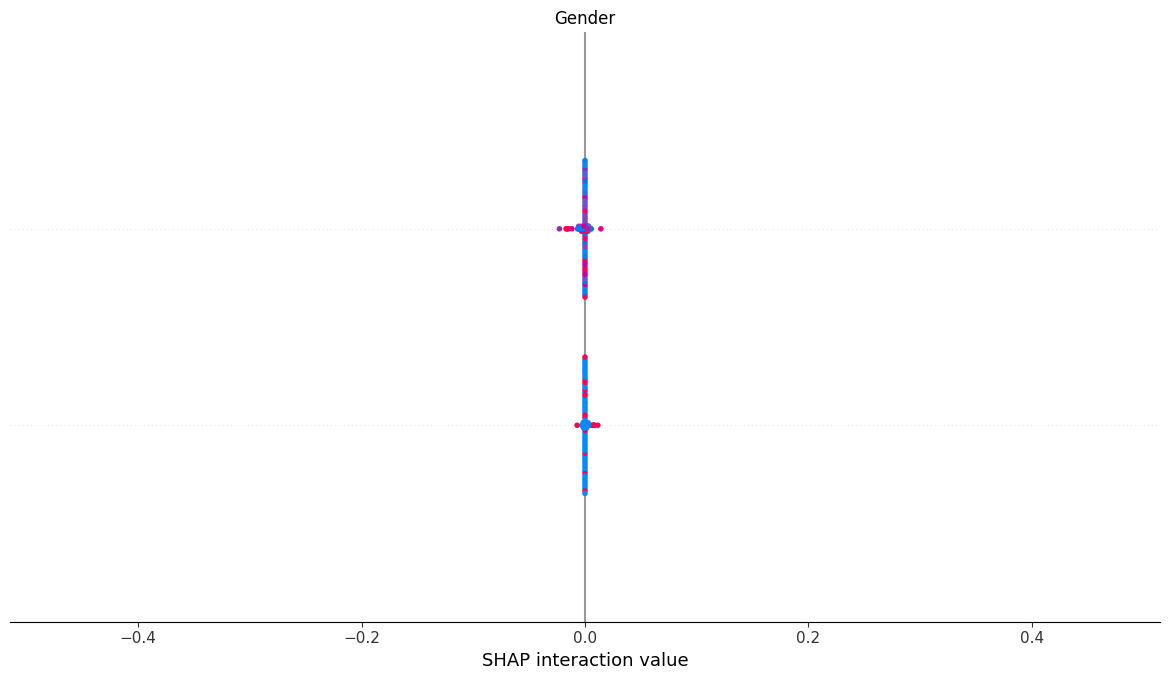
#> input picture results/SHAP Summary Plot for Best Model.png, 1169 x 680 px
$ jupyter execute --allow-errors '5. Classification Pipelines'"'"' Explanability with SHAP.ipynb'   (shell and % lines are left out)
#> lines starting #> are read from the running program, lines starting #| are printed output that depends on the picture
[cell 1]
# ! pip install shap

[cell 2]
import pandas as pd
import shap
import shap.explainers._kernel as kernel
import numpy as np
import matplotlib.pyplot as plt
from sklearn.linear_model import LogisticRegression as LR
from sklearn.pipeline import Pipeline
from sklearn.compose import ColumnTransformer
from sklearn.preprocessing import OrdinalEncoder, MinMaxScaler
from sklearn.impute import SimpleImputer
from sklearn.model_selection import train_test_split as tts

#> (a cell that did not finish here is left out)

[cell 4]
# Plot and save SHAP summary plot for positive class
# Create a figure with custom size
fig, ax = plt.subplots(figsize=(6, 4))  # Change width and height as needed
plt.sca(ax)
#shap.summary_plot(shap_values[1], X_test_df, feature_names=feature_names, show=False) --> original author's loc
#> (the rest of this cell did not finish here and is left out)

[cell 5]
# Create a figure with custom size
fig, ax = plt.subplots(figsize=(3, 1))  # Change width and height as needed
plt.sca(ax)
#> (the rest of this cell did not finish here and is left out)

[cell 6]
from PIL import Image

# Load images
img1 = Image.open("../results/SHAP Summary Plot for Best Model.png")
#> img1 is the input picture: PIL image 1169x680 RGBA; mean R, G, B, A 253.7, 253.7, 253.9, 255
img2 = Image.open("../results/SHAP Heatmap for Best Model.png")
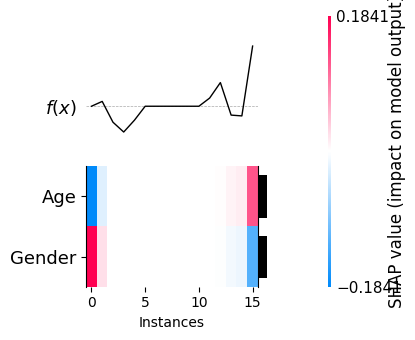
#> input picture results/SHAP Heatmap for Best Model.png, 415 x 340 px
#> img2 is the input picture: PIL image 415x340 RGBA; mean R, G, B, A 245.8, 244.6, 246.5, 255

# Resize img2 to match height of img1 (preserve aspect ratio)
img2_ratio = img2.width / img2.height
#> img2_ratio = 1.22
new_width = int(img1.height * img2_ratio)
#> new_width = 830
img2_resized = img2.resize((new_width, img1.height))
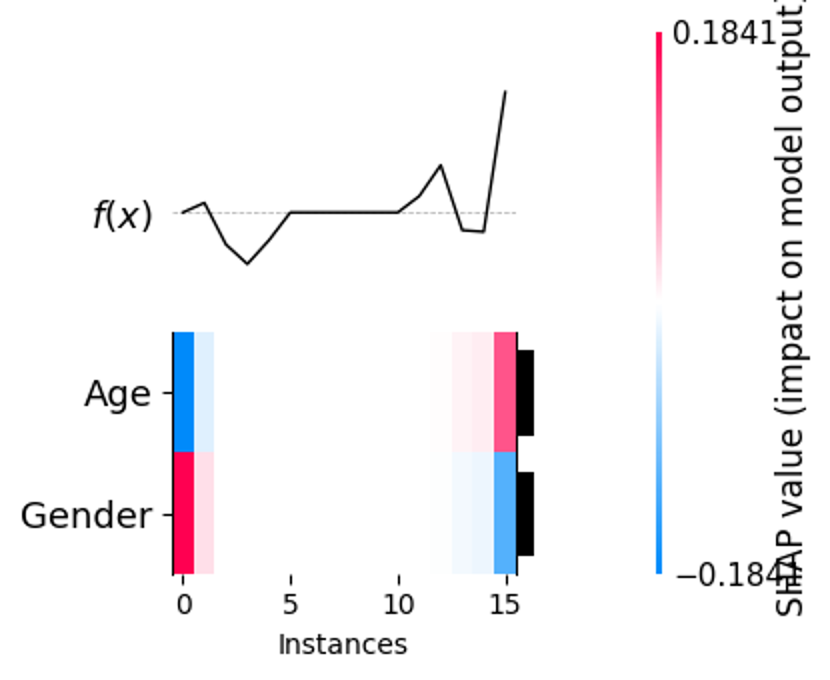
#> img2_resized: PIL image 830x680 RGBA; mean R, G, B, A 245.6, 244.5, 246.4, 255

# Create a new blank image with combined width
combined = Image.new('RGB', (img1.width + img2_resized.width, img1.height))
#> combined: PIL image 1999x680 RGB; every value is 0

# Paste both images side by side, aligned at the top
combined.paste(img1, (0, 0))
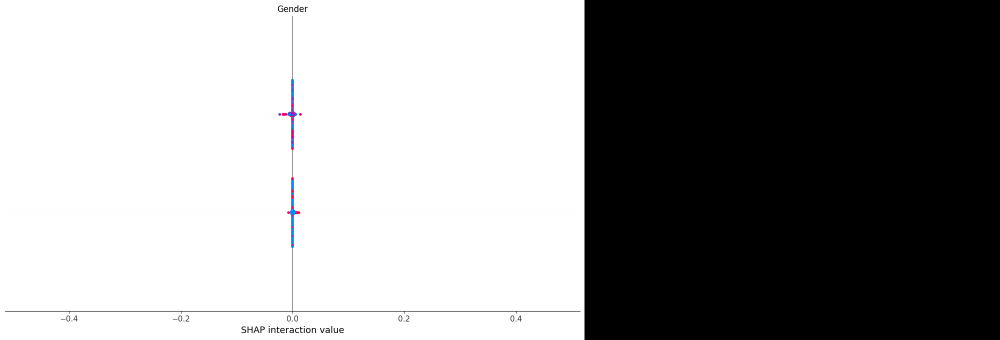
#> combined: PIL image 1999x680 RGB (shown at 1/2 size); mean R, G, B 148.4, 148.3, 148.5
combined.paste(img2_resized, (img1.width, 0))
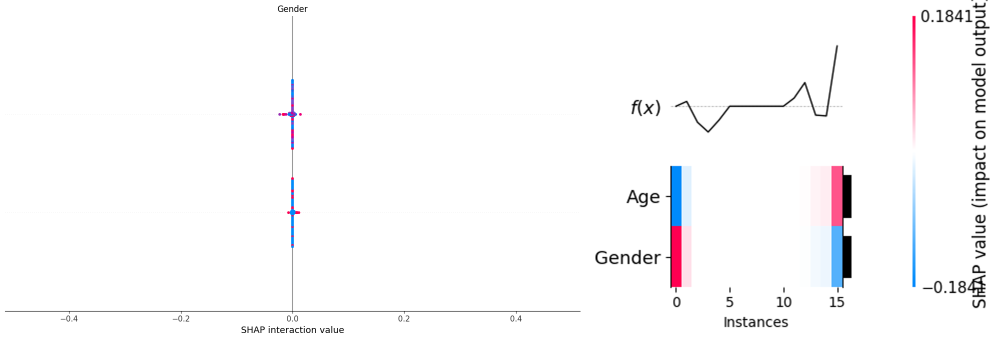
#> combined: PIL image 1999x680 RGB (shown at 1/2 size); mean R, G, B 250.3, 249.8, 250.8

# Save and return
combined.save("../results/SHAP Summary and Heatmap Combined.png")
combined  # or just: display(combined) in a notebook
